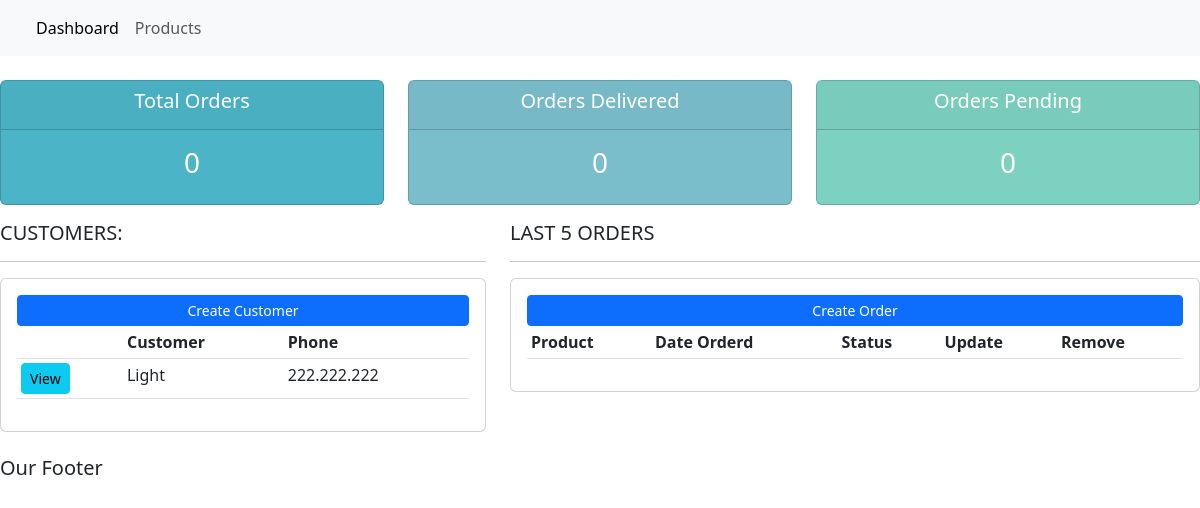
The app's page /, older data.
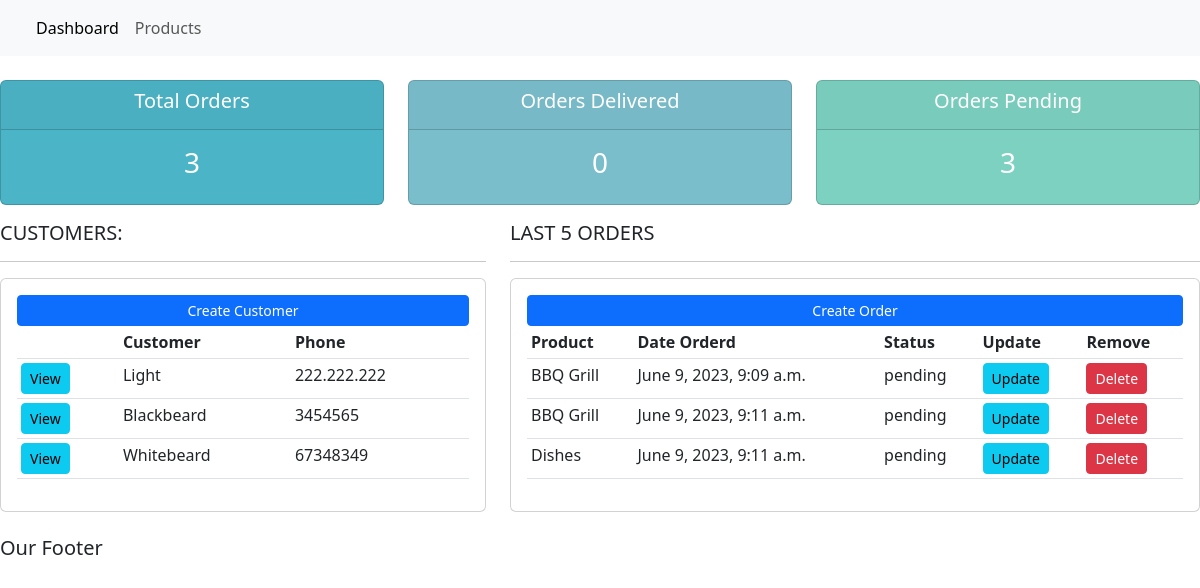
The same page, newer data.
### Accounts/models.py (models this page shows, shortened)
class Customer(models.Model):
    name = models.CharField(max_length = 200, null=True)
    phone = models.CharField(max_length = 200, null=True)
    email = models.CharField(max_length = 200, null=True)
    date_created = models.DateTimeField(auto_now_add=True)

class Order(models.Model):
    STATUS = (
        ('pending','pending'),
        ('out for delivery','out for delivery'),
        ('deliverd','deliverd'),
    )
    customer = models.ForeignKey(Customer, null=True, on_delete=models.SET_NULL)
    product = models.ForeignKey(Product, null=True, on_delete=models.SET_NULL)
    date_created = models.DateTimeField(auto_now_add=True)
    status = models.CharField(max_length=200,null=True,choices=STATUS)

class Product(models.Model):
    CATEGORY =(
        ('indoor','indoor'),
        ('outdoor','outdoor'),
    )
    name = models.CharField(max_length = 200, null=True)
    price = models.FloatField(null=True)
    category = models.CharField(max_length = 200, null=True, choices= CATEGORY)
    description = models.CharField(max_length = 200, null=True, blank = True)
    date_created = models.DateTimeField(auto_now_add=True)
    tags = models.ManyToManyField(Tag)
    def __str__(self):
        return self.name

### Accounts/views.py (the view)
# urls.py: path('',views.home,name="home"),
def home(request):
    orders = Order.objects.all()
    customer = Customer.objects.all()
    total_customers = customer.count()
    total_orders = orders.count()
    delivered = orders.filter(status = 'deliverd').count()
    pending = orders.filter(status = 'pending').count()
    context = {'orders':orders,'customer':customer,'total_customers':total_customers,
                'total_orders':total_orders,'delivered':delivered,'pending':pending}
    return render(request, 'Accounts/dashboard.html',context)

### Accounts/templates/Accounts/dashboard.html
{% extends 'Accounts/index.html'%}
{% block content %}
{%  include 'Accounts/status.html' %}
<div class="row">
	<div class="col-md-5">
		<h5>CUSTOMERS:</h5>
		<hr>
		<div class="card card-body">
			<a class="btn btn-primary  btn-sm btn-block" href="">Create Customer</a>
			<table class="table table-sm">
				<tr>
					<th></th>
					<th>Customer</th>
					<th>Phone</th>
				</tr>
				{% for customer in customer %}
				<tr>
					<td><a class='btn btn-sm btn-info'    href="{% url 'customer' customer.id%}">View</a></td>
					<td>{{customer.name}}</td>
					<td>{{customer.phone}}</td>
				</tr>
				{% endfor%}
			</table>
		</div>
	</div>
	<div class="col-md-7">
		<h5>LAST 5 ORDERS</h5>
		<hr>
		<div class="card card-body">
			<a class="btn btn-primary  btn-sm btn-block" href="{% url 'create_order'%}">Create Order</a>
			<table class="table table-sm">
				<tr>
					<th>Product</th>
					<th>Date Orderd</th>
					<th>Status</th>
					<th>Update</th>
					<th>Remove</th>
				</tr>
				{% for order in orders %}
				<tr>
					<td>{{order.product}}</td>
					<td>{{order.date_created}}</td>
					<td>{{order.status}}</td>
					<td><a class='btn btn-sm btn-info' href="">Update</a></td>
					<td><a class='btn btn-sm btn-danger' href="">Delete</a></td>
				</tr>
				{% endfor%}
			</table>
		</div>
	</div>
</div>
{% endblock %}

Row changes from the older to the newer data that the page shows:
added Customer: name "Blackbeard", phone "3454565"
added Customer: name "Whitebeard", phone "67348349"
added Order: product "BBQ Grill", date_created "June 9, 2023, 9:09 a.m.", status "pending"
added Order: product "BBQ Grill", date_created "June 9, 2023, 9:11 a.m.", status "pending"
added Order: product "Dishes", date_created "June 9, 2023, 9:11 a.m.", status "pending"
Text that changed along with them:
{{ total_orders }}: "0" → "3"
{{ pending }}: "0" → "3"
